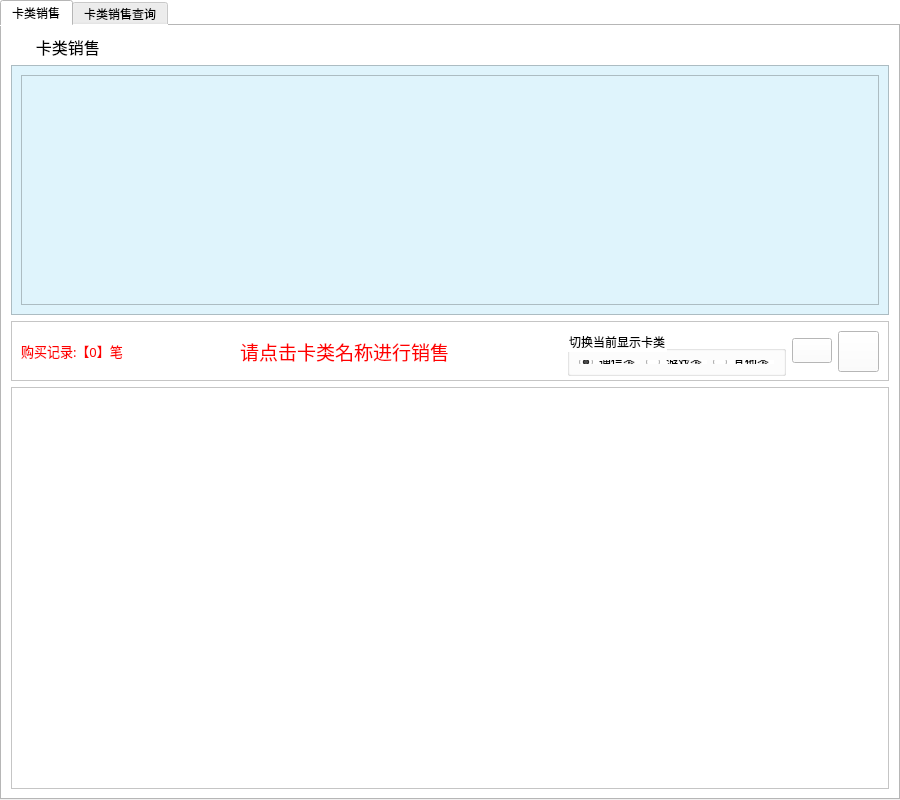
<?xml version="1.0" encoding="UTF-8"?>
<ui version="4.0">
 <class>klxs_TabWidget</class>
 <widget class="QTabWidget" name="klxs_TabWidget">
  <property name="geometry">
   <rect>
    <x>0</x>
    <y>0</y>
    <width>900</width>
    <height>800</height>
   </rect>
  </property>
  <property name="sizePolicy">
   <sizepolicy hsizetype="Preferred" vsizetype="Preferred">
    <horstretch>0</horstretch>
    <verstretch>0</verstretch>
   </sizepolicy>
  </property>
  <property name="minimumSize">
   <size>
    <width>900</width>
    <height>800</height>
   </size>
  </property>
  <property name="windowTitle">
   <string>TabWidget</string>
  </property>
  <property name="styleSheet">
   <string notr="true">background-color: rgb(255, 255, 255);</string>
  </property>
  <property name="currentIndex">
   <number>0</number>
  </property>
  <widget class="QWidget" name="tab_klxs">
   <attribute name="title">
    <string>卡类销售</string>
   </attribute>
   <layout class="QGridLayout" name="gridLayout">
    <item row="0" column="0">
     <widget class="QLabel" name="label_5">
      <property name="sizePolicy">
       <sizepolicy hsizetype="Preferred" vsizetype="Fixed">
        <horstretch>0</horstretch>
        <verstretch>0</verstretch>
       </sizepolicy>
      </property>
      <property name="font">
       <font>
        <family>微软雅黑</family>
        <pointsize>12</pointsize>
       </font>
      </property>
      <property name="styleSheet">
       <string notr="true">background-image: url(:/bg/images/mainframe/navigator.png);
background-repeat: no-repeat;</string>
      </property>
      <property name="text">
       <string>      卡类销售</string>
      </property>
     </widget>
    </item>
    <item row="1" column="0">
     <widget class="QFrame" name="frame">
      <property name="sizePolicy">
       <sizepolicy hsizetype="Preferred" vsizetype="Fixed">
        <horstretch>0</horstretch>
        <verstretch>0</verstretch>
       </sizepolicy>
      </property>
      <property name="minimumSize">
       <size>
        <width>0</width>
        <height>250</height>
       </size>
      </property>
      <property name="styleSheet">
       <string notr="true">background-color: rgb(223, 244, 252);</string>
      </property>
      <property name="frameShape">
       <enum>QFrame::StyledPanel</enum>
      </property>
      <property name="frameShadow">
       <enum>QFrame::Raised</enum>
      </property>
      <layout class="QGridLayout" name="gridLayout_2">
       <item row="0" column="0">
        <widget class="QTableWidget" name="tableWidget_cardlist">
         <property name="font">
          <font>
           <pointsize>12</pointsize>
          </font>
         </property>
         <property name="editTriggers">
          <set>QAbstractItemView::NoEditTriggers</set>
         </property>
         <property name="tabKeyNavigation">
          <bool>false</bool>
         </property>
         <property name="showDropIndicator" stdset="0">
          <bool>false</bool>
         </property>
         <property name="dragDropOverwriteMode">
          <bool>false</bool>
         </property>
         <attribute name="horizontalHeaderVisible">
          <bool>false</bool>
         </attribute>
         <attribute name="verticalHeaderVisible">
          <bool>false</bool>
         </attribute>
        </widget>
       </item>
      </layout>
     </widget>
    </item>
    <item row="2" column="0">
     <widget class="QFrame" name="frame_2">
      <property name="sizePolicy">
       <sizepolicy hsizetype="Preferred" vsizetype="Fixed">
        <horstretch>0</horstretch>
        <verstretch>0</verstretch>
       </sizepolicy>
      </property>
      <property name="minimumSize">
       <size>
        <width>0</width>
        <height>60</height>
       </size>
      </property>
      <property name="maximumSize">
       <size>
        <width>16777215</width>
        <height>60</height>
       </size>
      </property>
      <property name="frameShape">
       <enum>QFrame::StyledPanel</enum>
      </property>
      <property name="frameShadow">
       <enum>QFrame::Raised</enum>
      </property>
      <layout class="QGridLayout" name="gridLayout_3">
       <item row="0" column="0">
        <widget class="QLabel" name="txt_rpt_count">
         <property name="font">
          <font>
           <family>宋体</family>
           <pointsize>10</pointsize>
          </font>
         </property>
         <property name="styleSheet">
          <string notr="true">color: rgb(255, 0, 0);</string>
         </property>
         <property name="text">
          <string>购买记录:【0】笔</string>
         </property>
        </widget>
       </item>
       <item row="0" column="1">
        <spacer name="horizontalSpacer_18">
         <property name="orientation">
          <enum>Qt::Horizontal</enum>
         </property>
         <property name="sizeHint" stdset="0">
          <size>
           <width>207</width>
           <height>20</height>
          </size>
         </property>
        </spacer>
       </item>
       <item row="0" column="2">
        <widget class="QLabel" name="txt_alert">
         <property name="font">
          <font>
           <family>微软雅黑</family>
           <pointsize>14</pointsize>
           <weight>50</weight>
           <italic>false</italic>
           <bold>false</bold>
          </font>
         </property>
         <property name="styleSheet">
          <string notr="true">color: rgb(255, 0, 0);
font: 14pt &quot;微软雅黑&quot;;</string>
         </property>
         <property name="text">
          <string>请点击卡类名称进行销售</string>
         </property>
        </widget>
       </item>
       <item row="0" column="3">
        <spacer name="horizontalSpacer_14">
         <property name="orientation">
          <enum>Qt::Horizontal</enum>
         </property>
         <property name="sizeHint" stdset="0">
          <size>
           <width>207</width>
           <height>20</height>
          </size>
         </property>
        </spacer>
       </item>
       <item row="0" column="5">
        <widget class="QPushButton" name="btn_refresh">
         <property name="minimumSize">
          <size>
           <width>40</width>
           <height>25</height>
          </size>
         </property>
         <property name="maximumSize">
          <size>
           <width>40</width>
           <height>25</height>
          </size>
         </property>
         <property name="styleSheet">
          <string notr="true">background-image: url(:/btn/images/mainframe/btn_sx.png);</string>
         </property>
         <property name="text">
          <string/>
         </property>
        </widget>
       </item>
       <item row="0" column="6">
        <widget class="QPushButton" name="btn_print">
         <property name="sizePolicy">
          <sizepolicy hsizetype="Fixed" vsizetype="Fixed">
           <horstretch>0</horstretch>
           <verstretch>0</verstretch>
          </sizepolicy>
         </property>
         <property name="minimumSize">
          <size>
           <width>41</width>
           <height>41</height>
          </size>
         </property>
         <property name="maximumSize">
          <size>
           <width>41</width>
           <height>41</height>
          </size>
         </property>
         <property name="styleSheet">
          <string notr="true">background-image: url(:/btn/images/print.png);</string>
         </property>
         <property name="text">
          <string/>
         </property>
        </widget>
       </item>
       <item row="0" column="4">
        <widget class="QGroupBox" name="groupBox">
         <property name="sizePolicy">
          <sizepolicy hsizetype="Preferred" vsizetype="Fixed">
           <horstretch>0</horstretch>
           <verstretch>0</verstretch>
          </sizepolicy>
         </property>
         <property name="minimumSize">
          <size>
           <width>0</width>
           <height>45</height>
          </size>
         </property>
         <property name="maximumSize">
          <size>
           <width>16777215</width>
           <height>45</height>
          </size>
         </property>
         <property name="title">
          <string>切换当前显示卡类</string>
         </property>
         <layout class="QGridLayout" name="gridLayout_4">
          <item row="0" column="0">
           <widget class="QRadioButton" name="rdo_tx">
            <property name="text">
             <string>通信类</string>
            </property>
            <property name="checked">
             <bool>true</bool>
            </property>
           </widget>
          </item>
          <item row="0" column="1">
           <widget class="QRadioButton" name="rdo_yx">
            <property name="text">
             <string>游戏类</string>
            </property>
           </widget>
          </item>
          <item row="0" column="2">
           <widget class="QRadioButton" name="rdo_qt">
            <property name="text">
             <string>其他类</string>
            </property>
           </widget>
          </item>
         </layout>
        </widget>
       </item>
      </layout>
     </widget>
    </item>
    <item row="3" column="0">
     <widget class="QTableWidget" name="tableWidget">
      <property name="sizePolicy">
       <sizepolicy hsizetype="Preferred" vsizetype="Preferred">
        <horstretch>0</horstretch>
        <verstretch>0</verstretch>
       </sizepolicy>
      </property>
      <property name="minimumSize">
       <size>
        <width>0</width>
        <height>0</height>
       </size>
      </property>
     </widget>
    </item>
   </layout>
  </widget>
  <widget class="QWidget" name="tab_klxscx">
   <attribute name="title">
    <string>卡类销售查询</string>
   </attribute>
   <layout class="QGridLayout" name="gridLayout_11">
    <item row="0" column="0">
     <widget class="QLabel" name="label_3">
      <property name="font">
       <font>
        <family>微软雅黑</family>
        <pointsize>12</pointsize>
       </font>
      </property>
      <property name="styleSheet">
       <string notr="true">background-image: url(:/bg/images/mainframe/navigator.png);
background-repeat: no-repeat;</string>
      </property>
      <property name="text">
       <string>      卡类销售查询</string>
      </property>
     </widget>
    </item>
    <item row="1" column="0">
     <widget class="QFrame" name="frame_4">
      <property name="styleSheet">
       <string notr="true">background-color: rgb(223, 244, 252);</string>
      </property>
      <property name="frameShape">
       <enum>QFrame::StyledPanel</enum>
      </property>
      <property name="frameShadow">
       <enum>QFrame::Raised</enum>
      </property>
      <layout class="QGridLayout" name="gridLayout_10">
       <item row="0" column="0">
        <spacer name="horizontalSpacer_19">
         <property name="orientation">
          <enum>Qt::Horizontal</enum>
         </property>
         <property name="sizeHint" stdset="0">
          <size>
           <width>62</width>
           <height>20</height>
          </size>
         </property>
        </spacer>
       </item>
       <item row="0" column="1">
        <widget class="QLabel" name="label_26">
         <property name="minimumSize">
          <size>
           <width>60</width>
           <height>0</height>
          </size>
         </property>
         <property name="font">
          <font>
           <family>宋体</family>
           <pointsize>12</pointsize>
          </font>
         </property>
         <property name="text">
          <string>起始日期：</string>
         </property>
        </widget>
       </item>
       <item row="0" column="2">
        <widget class="QDateEdit" name="txiStartDate">
         <property name="minimumSize">
          <size>
           <width>150</width>
           <height>0</height>
          </size>
         </property>
         <property name="font">
          <font>
           <family>宋体</family>
           <pointsize>12</pointsize>
          </font>
         </property>
         <property name="styleSheet">
          <string notr="true">background-color: rgb(255, 255, 255);
color: rgb(0, 0, 0);</string>
         </property>
         <property name="calendarPopup">
          <bool>true</bool>
         </property>
        </widget>
       </item>
       <item row="0" column="3">
        <widget class="QLabel" name="label_27">
         <property name="minimumSize">
          <size>
           <width>60</width>
           <height>0</height>
          </size>
         </property>
         <property name="font">
          <font>
           <family>宋体</family>
           <pointsize>12</pointsize>
          </font>
         </property>
         <property name="text">
          <string>截止日期：</string>
         </property>
        </widget>
       </item>
       <item row="0" column="4">
        <widget class="QDateEdit" name="txiEndDate">
         <property name="minimumSize">
          <size>
           <width>150</width>
           <height>0</height>
          </size>
         </property>
         <property name="font">
          <font>
           <family>宋体</family>
           <pointsize>12</pointsize>
          </font>
         </property>
         <property name="styleSheet">
          <string notr="true">color: rgb(0, 0, 0);
background-color: rgb(255, 255, 255);</string>
         </property>
        </widget>
       </item>
       <item row="0" column="5">
        <widget class="QLabel" name="label_4">
         <property name="font">
          <font>
           <pointsize>12</pointsize>
          </font>
         </property>
         <property name="text">
          <string>状态：</string>
         </property>
         <property name="alignment">
          <set>Qt::AlignRight|Qt::AlignTrailing|Qt::AlignVCenter</set>
         </property>
        </widget>
       </item>
       <item row="0" column="6" colspan="2">
        <widget class="QComboBox" name="cbx_state">
         <property name="minimumSize">
          <size>
           <width>150</width>
           <height>22</height>
          </size>
         </property>
         <property name="font">
          <font>
           <family>宋体</family>
           <pointsize>12</pointsize>
          </font>
         </property>
         <property name="styleSheet">
          <string notr="true">background-color: rgb(255, 255, 255);</string>
         </property>
        </widget>
       </item>
       <item row="0" column="8">
        <spacer name="horizontalSpacer_20">
         <property name="orientation">
          <enum>Qt::Horizontal</enum>
         </property>
         <property name="sizeHint" stdset="0">
          <size>
           <width>61</width>
           <height>20</height>
          </size>
         </property>
        </spacer>
       </item>
       <item row="1" column="0">
        <spacer name="horizontalSpacer_21">
         <property name="orientation">
          <enum>Qt::Horizontal</enum>
         </property>
         <property name="sizeHint" stdset="0">
          <size>
           <width>62</width>
           <height>20</height>
          </size>
         </property>
        </spacer>
       </item>
       <item row="1" column="1">
        <widget class="QLabel" name="label_28">
         <property name="minimumSize">
          <size>
           <width>60</width>
           <height>0</height>
          </size>
         </property>
         <property name="font">
          <font>
           <family>宋体</family>
           <pointsize>12</pointsize>
          </font>
         </property>
         <property name="text">
          <string>卡类型：</string>
         </property>
         <property name="alignment">
          <set>Qt::AlignRight|Qt::AlignTrailing|Qt::AlignVCenter</set>
         </property>
        </widget>
       </item>
       <item row="1" column="2">
        <widget class="QComboBox" name="cbx_card_type">
         <property name="minimumSize">
          <size>
           <width>150</width>
           <height>0</height>
          </size>
         </property>
         <property name="font">
          <font>
           <family>宋体</family>
           <pointsize>12</pointsize>
          </font>
         </property>
         <property name="styleSheet">
          <string notr="true">background-color: rgb(255, 255, 255);</string>
         </property>
        </widget>
       </item>
       <item row="1" column="3">
        <widget class="QLabel" name="label_29">
         <property name="minimumSize">
          <size>
           <width>60</width>
           <height>0</height>
          </size>
         </property>
         <property name="font">
          <font>
           <family>宋体</family>
           <pointsize>12</pointsize>
          </font>
         </property>
         <property name="text">
          <string>卡名称：</string>
         </property>
         <property name="alignment">
          <set>Qt::AlignRight|Qt::AlignTrailing|Qt::AlignVCenter</set>
         </property>
        </widget>
       </item>
       <item row="1" column="4" colspan="2">
        <widget class="QComboBox" name="cbx_card_name">
         <property name="minimumSize">
          <size>
           <width>200</width>
           <height>0</height>
          </size>
         </property>
         <property name="font">
          <font>
           <family>宋体</family>
           <pointsize>12</pointsize>
          </font>
         </property>
         <property name="styleSheet">
          <string notr="true">background-color: rgb(255, 255, 255);</string>
         </property>
        </widget>
       </item>
       <item row="1" column="6">
        <spacer name="horizontalSpacer">
         <property name="orientation">
          <enum>Qt::Horizontal</enum>
         </property>
         <property name="sizeHint" stdset="0">
          <size>
           <width>101</width>
           <height>20</height>
          </size>
         </property>
        </spacer>
       </item>
       <item row="1" column="7">
        <widget class="QPushButton" name="btn_search_cx">
         <property name="minimumSize">
          <size>
           <width>40</width>
           <height>25</height>
          </size>
         </property>
         <property name="maximumSize">
          <size>
           <width>40</width>
           <height>25</height>
          </size>
         </property>
         <property name="font">
          <font>
           <family>宋体</family>
           <pointsize>14</pointsize>
          </font>
         </property>
         <property name="styleSheet">
          <string notr="true">background-image: url(:/btn/images/mainframe/btn_cx.png);</string>
         </property>
         <property name="text">
          <string/>
         </property>
        </widget>
       </item>
       <item row="1" column="8">
        <spacer name="horizontalSpacer_22">
         <property name="orientation">
          <enum>Qt::Horizontal</enum>
         </property>
         <property name="sizeHint" stdset="0">
          <size>
           <width>61</width>
           <height>20</height>
          </size>
         </property>
        </spacer>
       </item>
      </layout>
     </widget>
    </item>
    <item row="2" column="0">
     <widget class="QFrame" name="frame_3">
      <property name="frameShape">
       <enum>QFrame::StyledPanel</enum>
      </property>
      <property name="frameShadow">
       <enum>QFrame::Raised</enum>
      </property>
      <layout class="QGridLayout" name="gridLayout_9">
       <item row="0" column="1">
        <widget class="QLabel" name="txt_rpt_count_cx">
         <property name="font">
          <font>
           <family>宋体</family>
           <pointsize>10</pointsize>
          </font>
         </property>
         <property name="styleSheet">
          <string notr="true">color: rgb(255, 0, 0);</string>
         </property>
         <property name="text">
          <string>购买记录:【0】笔</string>
         </property>
        </widget>
       </item>
       <item row="0" column="2">
        <spacer name="horizontalSpacer_17">
         <property name="orientation">
          <enum>Qt::Horizontal</enum>
         </property>
         <property name="sizeHint" stdset="0">
          <size>
           <width>120</width>
           <height>20</height>
          </size>
         </property>
        </spacer>
       </item>
       <item row="0" column="3">
        <widget class="QPushButton" name="btn_refresh_cx">
         <property name="minimumSize">
          <size>
           <width>40</width>
           <height>25</height>
          </size>
         </property>
         <property name="maximumSize">
          <size>
           <width>40</width>
           <height>25</height>
          </size>
         </property>
         <property name="styleSheet">
          <string notr="true">background-image: url(:/btn/images/mainframe/btn_sx.png);</string>
         </property>
         <property name="text">
          <string/>
         </property>
        </widget>
       </item>
       <item row="0" column="0">
        <spacer name="horizontalSpacer_16">
         <property name="orientation">
          <enum>Qt::Horizontal</enum>
         </property>
         <property name="sizeHint" stdset="0">
          <size>
           <width>119</width>
           <height>20</height>
          </size>
         </property>
        </spacer>
       </item>
      </layout>
     </widget>
    </item>
    <item row="3" column="0">
     <widget class="QTableWidget" name="tableWidget_cx">
      <property name="styleSheet">
       <string notr="true">color: rgb(0, 0, 0);</string>
      </property>
      <property name="frameShape">
       <enum>QFrame::NoFrame</enum>
      </property>
      <property name="gridStyle">
       <enum>Qt::SolidLine</enum>
      </property>
     </widget>
    </item>
   </layout>
  </widget>
 </widget>
 <resources/>
 <connections/>
</ui>
